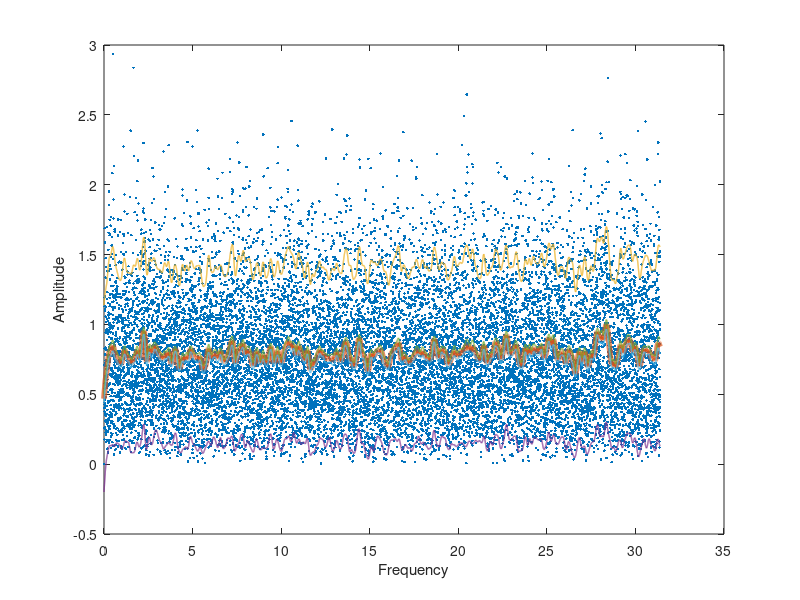

This chart was generated by the following MATLAB code:
% MyRAW1=load('WT_Mock/biostat Values1_smooth_fft/RAWSMOOTHED.txt')
% MySM1=load('WT_Mock/biostat Values1_smooth_fft/SMOOTHED.txt')
% MyVals1=load('WT_Mock/biostat Values1_smooth_fft/Values1.txt')
% 
% MyRAW1
% MySM1
% % MyVals1
% 
% plot(MyRAW1(:,1),MyRAW1(:,2))
% hold on
% plot(MySM1(:,1),MySM1(:,2))
% plot(MyVals1(:,1),MyVals1(:,2))

% MyRAW2=load('WT_Mock/biostat Values2_smooth_fft/RAWSMOOTHED.txt')
% MySM2=load('WT_Mock/biostat Values2_smooth_fft/SMOOTHED.txt')
% MyVals2=load('WT_Mock/biostat Values2_smooth_fft/Values2.txt')
% 
% MyRAW2
% MySM2
% MyVals2
% 
% % plot(MyRAW2(:,1),MyRAW2(:,2))
% % hold on
% % plot(MySM2(:,1),MySM2(:,2))
% plot(MyVals2(:,1),MyVals2(:,2))

% MyRAW3=load('WT_Mock/biostat Values3_smooth_fft/RAWSMOOTHED.txt')
% MySM3=load('WT_Mock/biostat Values3_smooth_fft/SMOOTHED.txt')
% 
% MyRAW3
% MySM3
% 
% plot(MyRAW3(:,1),MyRAW3(:,2))
% hold on
% plot(MySM3(:,1),MySM3(:,2))
% 
% MyRAW4=load('WT_Mock/biostat Values4_smooth_fft/RAWSMOOTHED.txt')
% MySM4=load('WT_Mock/biostat Values4_smooth_fft/SMOOTHED.txt')
% 
% MyRAW4
% MySM4
% 
% plot(MyRAW4(:,1),MyRAW4(:,2))
% hold on
% plot(MySM4(:,1),MySM4(:,2))

%MyRAWall=load('RAWSMOOTHED_all_fft_col0_mandi_kappa_0.0005.txt')
%MyRAWall=load('../Values1.txt')
%MySMall=load('SMOOTHED_all_fft_col0_mandi_kappa_0.0005.txt')
MySMall=load('SMOOTHED_WHITE_kappa_0.01.txt')
MyRAWall=load('RAWSMOOTHED_WHITE_kappa_0.01.txt')
%MySMall2=load('Col-0 WT mock EtOH/SMOOTHED_mock_kappa_0.05.txt')
%MyRAWall2=load('Col-0 WT mock EtOH/RAWSMOOTHED_mock_kappa_0.05.txt')
%MyRAWall2=load('../Values1_mock.txt')

MyRAWall
%MyRAWall2
MySMall
%MySMall2
plot(MyRAWall(:,1),MyRAWall(:,3), '.')
hold on
plot(MySMall(:,1),MySMall(:,3), 'LineWidth', 4)
hold on
plot(MySMall(:,1),MySMall(:,3)+MySMall(:,4), 'Linewidth', 1)
hold on
plot(MySMall(:,1),MySMall(:,3)-MySMall(:,4), 'Linewidth', 1)
hold on
plot(MySMall(:,1),MySMall(:,3)+MySMall(:,5), 'Linewidth', 1)
hold on
plot(MySMall(:,1),MySMall(:,3)-MySMall(:,5), 'Linewidth', 1)
%%%%%%%%%%%%%%%%%%%%%%%%%%%%%%%%%%%%%%%%%%%%%%%%%%%%%%
% plot(MyRAWall2(:,1),MyRAWall2(:,3), '.','Color',"green")
% hold on
% xlabel ('ω');
% ylabel ('|F(ω)|');
% title ('Smoothed power spectra');
% plot(MySMall(:,1),MySMall(:,3), 'LineWidth',4,'Color','blue')
% hold on
% plot(MySMall(:,1),MySMall(:,3)+MySMall(:,4), 'LineWidth',1,'Color','blue')
% hold on
% plot(MySMall(:,1),MySMall(:,3)-MySMall(:,4), 'LineWidth',1,'Color','blue')
% hold on
% plot(MySMall2(:,1),MySMall2(:,3), 'LineWidth',4,'Color','red')
% hold on
% plot(MySMall2(:,1),MySMall2(:,3)+MySMall2(:,4), 'LineWidth',1,'Color','red')
% hold on
% plot(MySMall2(:,1),MySMall2(:,3)-MySMall2(:,4), 'LineWidth',1,'Color','red')
%%%%%%%%%%%%%%%%%%%%%%%%%%%%%%%%%%%%%%%%%%%%%%%%%%%%%%%%%%%%%%
% PSSM1=load('Col-0 1ABA/PEAK_STAT_SMOOTH_SMOOTHED_mock_kappa_0.05.txt')
% PSSM2=load('Col-0 WT mock EtOH/PEAK_STAT_SMOOTH_SMOOTHED_mock_kappa_0.05.txt')
% PS1=load('PEAK_STAT_1_SMOOTHED_mock_kappa_0.05.txt')
% PS2=load('PEAK_STAT_2_SMOOTHED_mock_kappa_0.05.txt')
% PS3=load('PEAK_STAT_3_SMOOTHED_mock_kappa_0.05.txt')
% PS4=load('PEAK_STAT_4_SMOOTHED_mock_kappa_0.05.txt')
% PS5=load('PEAK_STAT_5_SMOOTHED_mock_kappa_0.05.txt')
% PS6=load('PEAK_STAT_6_SMOOTHED_mock_kappa_0.05.txt')
% PS7=load('PEAK_STAT_7_SMOOTHED_mock_kappa_0.05.txt')
% PS8=load('PEAK_STAT_8_SMOOTHED_mock_kappa_0.05.txt')
% PS9=load('PEAK_STAT_9_SMOOTHED_mock_kappa_0.05.txt')
% PS10=load('PEAK_STAT_10_SMOOTHED_mock_kappa_0.05.txt')
% PS11=load('PEAK_STAT_11_SMOOTHED_mock_kappa_0.05.txt')
% PS12=load('PEAK_STAT_12_SMOOTHED_mock_kappa_0.05.txt')
% PS13=load('PEAK_STAT_13_SMOOTHED_mock_kappa_0.05.txt')
% PS14=load('PEAK_STAT_14_SMOOTHED_mock_kappa_0.05.txt')
% PS15=load('PEAK_STAT_15_SMOOTHED_mock_kappa_0.05.txt')
% PS16=load('PEAK_STAT_16_SMOOTHED_mock_kappa_0.05.txt')
% PS17=load('PEAK_STAT_17_SMOOTHED_mock_kappa_0.05.txt')
% PS18=load('PEAK_STAT_18_SMOOTHED_mock_kappa_0.05.txt')
% 
% plot(PS1(:,1),PS1(:,2), '.')
% hold on
% plot(PS2(:,1),PS2(:,2), '.')
% hold on
% plot(PS3(:,1),PS3(:,2), '.')
% hold on
% plot(PS4(:,1),PS4(:,2), '.')
% hold on
% plot(PS5(:,1),PS5(:,2), '.')
% hold on
% plot(PS6(:,1),PS6(:,2), '.')
% hold on
% plot(PS7(:,1),PS7(:,2), '.')
% hold on
% plot(PS8(:,1),PS8(:,2), '.')
% hold on
% plot(PS9(:,1),PS9(:,2), '.')
% hold on
% plot(PS10(:,1),PS10(:,2), '.')
% hold on
% plot(PS11(:,1),PS11(:,2), '.')
% hold on
% plot(PS12(:,1),PS12(:,2), '.')
% hold on
% plot(PS13(:,1),PS13(:,2), '.')
% hold on
% plot(PS14(:,1),PS14(:,2), '.')
% hold on
% plot(PS15(:,1),PS15(:,2), '.')
% hold on
% plot(PS16(:,1),PS16(:,2), '.')
% hold on
% plot(PS17(:,1),PS17(:,2), '.')
% hold on
% plot(PS18(:,1),PS18(:,2), '.')
% hold on
% plot(PSSM1(:,1),PSSM1(:,2), 'LineWidth',4,'color','blue')
% hold on
% plot(PSSM1(:,1),PSSM1(:,2)+PSSM1(:,3), 'LineWidth',1,'color','blue')
%hold on
%plot(PSSM1(:,1),PSSM1(:,2)-PSSM1(:,3), 'LineWidth',1,'color','blue')
%hold on
%plot(PSSM2(:,1),PSSM2(:,2), 'LineWidth',4,'color','red')
%hold on
%plot(PSSM2(:,1),PSSM2(:,2)+PSSM2(:,3), 'LineWidth',1,'color','red')
%hold on
%plot(PSSM2(:,1),PSSM2(:,2)-PSSM2(:,3), 'LineWidth',1,'color','red')

xlabel ('Frequency');
ylabel ('Amplitude');
%title ('Smoothed amplitude spectra Col-0 WT kappa 0.05');
%legend ('1uM ABA', 'variation','mock', 'variation')

%set(gca,'yscale','log');
%xlim([0 10]);
%ylim([0 1.2]);